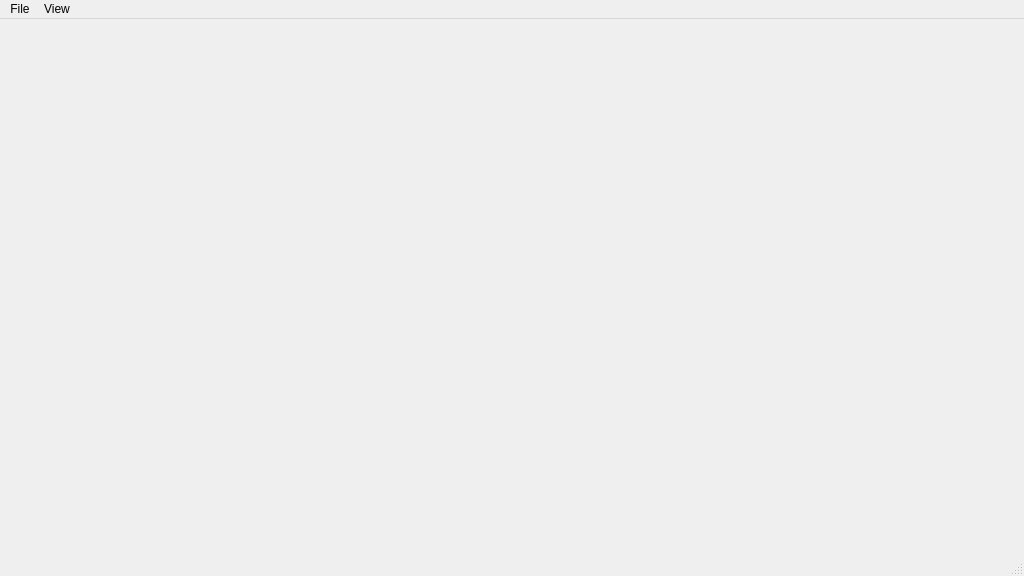
<?xml version="1.0" encoding="UTF-8"?>
<ui version="4.0">
 <class>MainWindow</class>
 <widget class="QMainWindow" name="MainWindow">
  <property name="geometry">
   <rect>
    <x>0</x>
    <y>0</y>
    <width>1024</width>
    <height>576</height>
   </rect>
  </property>
  <property name="windowTitle">
   <string>QtPolygon</string>
  </property>
  <widget class="QWidget" name="centralwidget">
   <layout class="QVBoxLayout" name="verticalLayout">
    <property name="leftMargin">
     <number>10</number>
    </property>
    <property name="topMargin">
     <number>10</number>
    </property>
    <property name="rightMargin">
     <number>10</number>
    </property>
    <property name="bottomMargin">
     <number>10</number>
    </property>
    <item>
     <widget class="Canvas" name="canvas" native="true"/>
    </item>
   </layout>
  </widget>
  <widget class="QMenuBar" name="menubar">
   <property name="geometry">
    <rect>
     <x>0</x>
     <y>0</y>
     <width>1024</width>
     <height>17</height>
    </rect>
   </property>
   <widget class="QMenu" name="menuFile">
    <property name="title">
     <string>File</string>
    </property>
    <addaction name="separator"/>
    <addaction name="actionLoad"/>
    <addaction name="actionSave"/>
    <addaction name="separator"/>
    <addaction name="separator"/>
    <addaction name="actionQuit"/>
   </widget>
   <widget class="QMenu" name="menuView">
    <property name="title">
     <string>View</string>
    </property>
    <addaction name="actionShow_triangles"/>
    <addaction name="actionShow_distance"/>
   </widget>
   <addaction name="menuFile"/>
   <addaction name="menuView"/>
  </widget>
  <widget class="QStatusBar" name="statusbar"/>
  <action name="actionShow_triangles">
   <property name="checkable">
    <bool>true</bool>
   </property>
   <property name="text">
    <string>Show triangles</string>
   </property>
   <property name="shortcut">
    <string>Ctrl+T</string>
   </property>
  </action>
  <action name="actionLoad">
   <property name="text">
    <string>Load</string>
   </property>
  </action>
  <action name="actionSave">
   <property name="text">
    <string>Save</string>
   </property>
  </action>
  <action name="actionShow_distance">
   <property name="checkable">
    <bool>true</bool>
   </property>
   <property name="text">
    <string>Show distance</string>
   </property>
   <property name="shortcut">
    <string>Ctrl+D</string>
   </property>
  </action>
  <action name="actionQuit">
   <property name="text">
    <string>Quit</string>
   </property>
   <property name="shortcut">
    <string>Ctrl+Q</string>
   </property>
  </action>
 </widget>
 <customwidgets>
  <customwidget>
   <class>Canvas</class>
   <extends>QWidget</extends>
   <header location="global">canvas.h</header>
   <container>1</container>
   <slots>
    <slot>setZ(int)</slot>
    <slot>newZ(QString)</slot>
   </slots>
  </customwidget>
 </customwidgets>
 <resources/>
 <connections/>
</ui>
